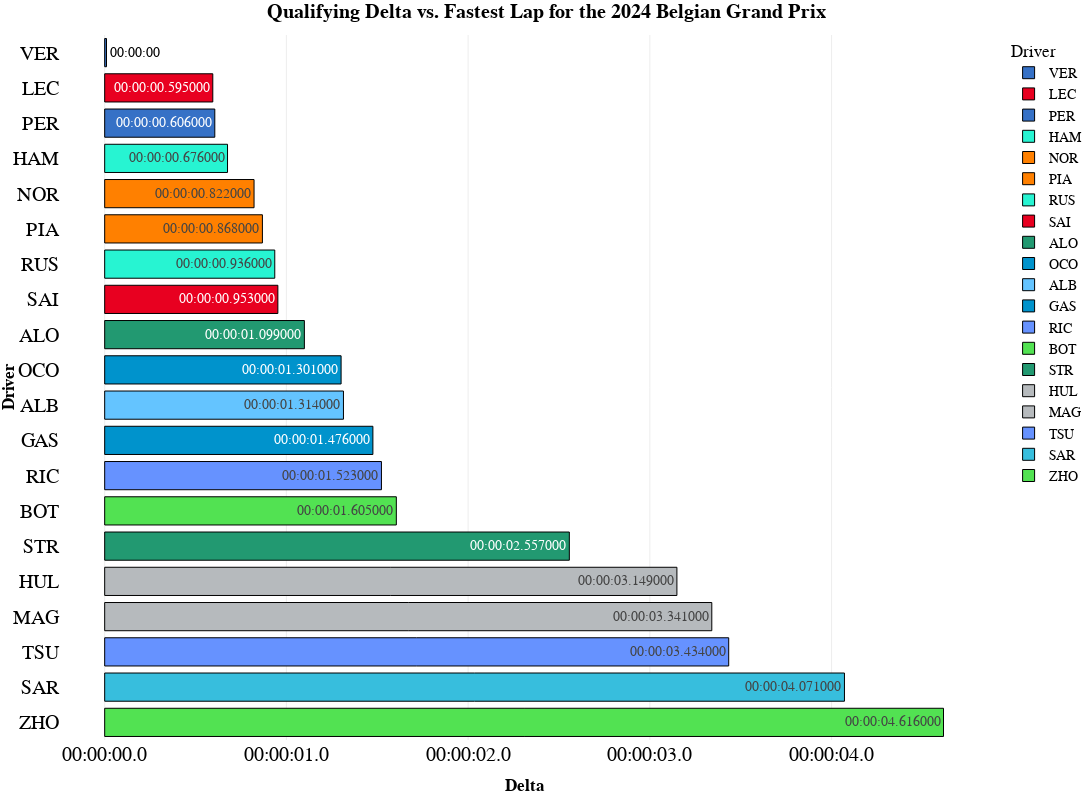

The notebook cell this image was saved under:
### Code cell
fig=px.bar(
    track_fastest,
    y="Driver",
    x='LapTimeDelta',
    text='LapTimeDelta2',
    orientation='h',
    color='Driver',
    template="presentation",
    hover_data=['Team', 'Year', 'GP','LapTime', 'LapNumber','Sector1Time', 'Sector2Time', 'Sector3Time',
       'Compound', 'TyreLife', 'FreshTyre'],
    title="<b>Qualifying Delta vs. Fastest Lap for the {} {}</b>".format(year,gp),
    height=800, 
    width=1200,

color_discrete_map={
                 "ALB": "#64C4FF",
                 "ALO": "#229971",
                 "BOT": "#52e252",
                 "GAS": "#0093cc",
                 "HAM": "#27F4D2",
                 "HUL": "#B6BABD",
                 "LEC": "#E80020",
                 "MAG": "#B6BABD",
                 "NOR": "#FF8000",
                 "OCO": "#0093cc",
                 "PER": "#3671C6",
                 "PIA": "#FF8000",
                 "RIC": "#6692FF",
                 "RUS": "#27F4D2",
                 "SAI": "#E80020",
                 "SAR": "#37BEDD",
                 "STR": "#229971",
                 "TSU": "#6692FF",
                 "VER": "#3671C6",
                 "ZHO": "#52e252"
                 }
)
fig.update_layout(
    yaxis = dict(tickfont = dict(size=20)),
    xaxis = dict(tickfont = dict(size=20)),

    xaxis_title="<b>Delta</b>",
    yaxis_title="<b>Driver</b>",
    title_font_family="<b>PT Sans Narrow</b>",

)

fig.update_layout(xaxis_tickformat='%H:%M:%S.%f')

fig.update_traces(marker_line_width=1,marker_line_color="BLACK")

fig.update_layout(yaxis={'categoryorder':'total descending'})

fig.update_traces(textposition='auto')

fig.update_layout(
    title_x=0.5,
    hoverlabel=dict(
        bgcolor="white",
        font_size=16,
        font_family="PT Sans Narrow"
    ),
    yaxis = dict(tickfont = dict(size=20)),
    xaxis = dict(tickfont = dict(size=20)),
    font=dict(
        family="PT Sans Narrow",
        size=14,
        color="Black"
    ),
    title_font_family="PT Sans Narrow",
    margin=dict(l=60, r=5, t=35, b=60),
)
fig.show()

### Figure 1 — Plotly figure (JSON) as saved in the notebook; plotly's stock layout.template omitted (floating-point values rounded to 4 significant figures)
{"data": [{"alignmentgroup": "True", "customdata": [["Red Bull Racing", 2024, "Belgian Grand Prix", "0 days 00:01:53.159000", 17, "0 days 00:00:31.998000", "0 days 00:00:50.837000", "0 days 00:00:30.324000", "INTERMEDIATE", 2, "True"]], "hovertemplate": "Driver=%{y}<br>LapTimeDelta=%{x}<br>LapTimeDelta2=%{text}<br>Team=%{customdata[0]}<br>Year=%{customdata[1]}<br>GP=%{customdata[2]}<br>LapTime=%{customdata[3]}<br>LapNumber=%{customdata[4]}<br>Sector1Time=%{customdata[5]}<br>Sector2Time=%{customdata[6]}<br>Sector3Time=%{customdata[7]}<br>Compound=%{customdata[8]}<br>TyreLife=%{customdata[9]}<br>FreshTyre=%{customdata[10]}<extra></extra>", "legendgroup": "VER", "marker": {"color": "#3671C6", "line": {"color": "BLACK", "width": 1}, "pattern": {"shape": ""}}, "name": "VER", "offsetgroup": "VER", "orientation": "h", "showlegend": true, "text": ["00:00:00"], "textposition": "auto", "type": "bar", "x": ["1970-01-01T00:00:00.010000"], "xaxis": "x", "y": ["VER"], "yaxis": "y"}, {"alignmentgroup": "True", "customdata": [["Ferrari", 2024, "Belgian Grand Prix", "0 days 00:01:53.754000", 21, "0 days 00:00:32.040000", "0 days 00:00:51.286000", "0 days 00:00:30.428000", "INTERMEDIATE", 2, "True"]], "hovertemplate": "Driver=%{y}<br>LapTimeDelta=%{x}<br>LapTimeDelta2=%{text}<br>Team=%{customdata[0]}<br>Year=%{customdata[1]}<br>GP=%{customdata[2]}<br>LapTime=%{customdata[3]}<br>LapNumber=%{customdata[4]}<br>Sector1Time=%{customdata[5]}<br>Sector2Time=%{customdata[6]}<br>Sector3Time=%{customdata[7]}<br>Compound=%{customdata[8]}<br>TyreLife=%{customdata[9]}<br>FreshTyre=%{customdata[10]}<extra></extra>", "legendgroup": "LEC", "marker": {"color": "#E80020", "line": {"color": "BLACK", "width": 1}, "pattern": {"shape": ""}}, "name": "LEC", "offsetgroup": "LEC", "orientation": "h", "showlegend": true, "text": ["00:00:00.595000"], "textposition": "auto", "type": "bar", "x": ["1970-01-01T00:00:00.595000"], "xaxis": "x", "y": ["LEC"], "yaxis": "y"}, {"alignmentgroup": "True", "customdata": [["Red Bull Racing", 2024, "Belgian Grand Prix", "0 days 00:01:53.765000", 18, "0 days 00:00:32.216000", "0 days 00:00:51.068000", "0 days 00:00:30.481000", "INTERMEDIATE", 5, "False"]], "hovertemplate": "Driver=%{y}<br>LapTimeDelta=%{x}<br>LapTimeDelta2=%{text}<br>Team=%{customdata[0]}<br>Year=%{customdata[1]}<br>GP=%{customdata[2]}<br>LapTime=%{customdata[3]}<br>LapNumber=%{customdata[4]}<br>Sector1Time=%{customdata[5]}<br>Sector2Time=%{customdata[6]}<br>Sector3Time=%{customdata[7]}<br>Compound=%{customdata[8]}<br>TyreLife=%{customdata[9]}<br>FreshTyre=%{customdata[10]}<extra></extra>", "legendgroup": "PER", "marker": {"color": "#3671C6", "line": {"color": "BLACK", "width": 1}, "pattern": {"shape": ""}}, "name": "PER", "offsetgroup": "PER", "orientation": "h", "showlegend": true, "text": ["00:00:00.606000"], "textposition": "auto", "type": "bar", "x": ["1970-01-01T00:00:00.606000"], "xaxis": "x", "y": ["PER"], "yaxis": "y"}, {"alignmentgroup": "True", "customdata": [["Mercedes", 2024, "Belgian Grand Prix", "0 days 00:01:53.835000", 20, "0 days 00:00:32.243000", "0 days 00:00:51.046000", "0 days 00:00:30.546000", "INTERMEDIATE", 4, "True"]], "hovertemplate": "Driver=%{y}<br>LapTimeDelta=%{x}<br>LapTimeDelta2=%{text}<br>Team=%{customdata[0]}<br>Year=%{customdata[1]}<br>GP=%{customdata[2]}<br>LapTime=%{customdata[3]}<br>LapNumber=%{customdata[4]}<br>Sector1Time=%{customdata[5]}<br>Sector2Time=%{customdata[6]}<br>Sector3Time=%{customdata[7]}<br>Compound=%{customdata[8]}<br>TyreLife=%{customdata[9]}<br>FreshTyre=%{customdata[10]}<extra></extra>", "legendgroup": "HAM", "marker": {"color": "#27F4D2", "line": {"color": "BLACK", "width": 1}, "pattern": {"shape": ""}}, "name": "HAM", "offsetgroup": "HAM", "orientation": "h", "showlegend": true, "text": ["00:00:00.676000"], "textposition": "auto", "type": "bar", "x": ["1970-01-01T00:00:00.676000"], "xaxis": "x", "y": ["HAM"], "yaxis": "y"}, {"alignmentgroup": "True", "customdata": [["McLaren", 2024, "Belgian Grand Prix", "0 days 00:01:53.981000", 22, "0 days 00:00:32.013000", "0 days 00:00:51.527000", "0 days 00:00:30.441000", "INTERMEDIATE", 4, "True"]], "hovertemplate": "Driver=%{y}<br>LapTimeDelta=%{x}<br>LapTimeDelta2=%{text}<br>Team=%{customdata[0]}<br>Year=%{customdata[1]}<br>GP=%{customdata[2]}<br>LapTime=%{customdata[3]}<br>LapNumber=%{customdata[4]}<br>Sector1Time=%{customdata[5]}<br>Sector2Time=%{customdata[6]}<br>Sector3Time=%{customdata[7]}<br>Compound=%{customdata[8]}<br>TyreLife=%{customdata[9]}<br>FreshTyre=%{customdata[10]}<extra></extra>", "legendgroup": "NOR", "marker": {"color": "#FF8000", "line": {"color": "BLACK", "width": 1}, "pattern": {"shape": ""}}, "name": "NOR", "offsetgroup": "NOR", "orientation": "h", "showlegend": true, "text": ["00:00:00.822000"], "textposition": "auto", "type": "bar", "x": ["1970-01-01T00:00:00.822000"], "xaxis": "x", "y": ["NOR"], "yaxis": "y"}, {"alignmentgroup": "True", "customdata": [["McLaren", 2024, "Belgian Grand Prix", "0 days 00:01:54.027000", 18, "0 days 00:00:32.104000", "0 days 00:00:51.517000", "0 days 00:00:30.406000", "INTERMEDIATE", 2, "True"]], "hovertemplate": "Driver=%{y}<br>LapTimeDelta=%{x}<br>LapTimeDelta2=%{text}<br>Team=%{customdata[0]}<br>Year=%{customdata[1]}<br>GP=%{customdata[2]}<br>LapTime=%{customdata[3]}<br>LapNumber=%{customdata[4]}<br>Sector1Time=%{customdata[5]}<br>Sector2Time=%{customdata[6]}<br>Sector3Time=%{customdata[7]}<br>Compound=%{customdata[8]}<br>TyreLife=%{customdata[9]}<br>FreshTyre=%{customdata[10]}<extra></extra>", "legendgroup": "PIA", "marker": {"color": "#FF8000", "line": {"color": "BLACK", "width": 1}, "pattern": {"shape": ""}}, "name": "PIA", "offsetgroup": "PIA", "orientation": "h", "showlegend": true, "text": ["00:00:00.868000"], "textposition": "auto", "type": "bar", "x": ["1970-01-01T00:00:00.868000"], "xaxis": "x", "y": ["PIA"], "yaxis": "y"}, {"alignmentgroup": "True", "customdata": [["Mercedes", 2024, "Belgian Grand Prix", "0 days 00:01:54.095000", 15, "0 days 00:00:32.099000", "0 days 00:00:51.334000", "0 days 00:00:30.662000", "INTERMEDIATE", 4, "True"]], "hovertemplate": "Driver=%{y}<br>LapTimeDelta=%{x}<br>LapTimeDelta2=%{text}<br>Team=%{customdata[0]}<br>Year=%{customdata[1]}<br>GP=%{customdata[2]}<br>LapTime=%{customdata[3]}<br>LapNumber=%{customdata[4]}<br>Sector1Time=%{customdata[5]}<br>Sector2Time=%{customdata[6]}<br>Sector3Time=%{customdata[7]}<br>Compound=%{customdata[8]}<br>TyreLife=%{customdata[9]}<br>FreshTyre=%{customdata[10]}<extra></extra>", "legendgroup": "RUS", "marker": {"color": "#27F4D2", "line": {"color": "BLACK", "width": 1}, "pattern": {"shape": ""}}, "name": "RUS", "offsetgroup": "RUS", "orientation": "h", "showlegend": true, "text": ["00:00:00.936000"], "textposition": "auto", "type": "bar", "x": ["1970-01-01T00:00:00.936000"], "xaxis": "x", "y": ["RUS"], "yaxis": "y"}, {"alignmentgroup": "True", "customdata": [["Ferrari", 2024, "Belgian Grand Prix", "0 days 00:01:54.112000", 16, "0 days 00:00:32.141000", "0 days 00:00:51.513000", "0 days 00:00:30.458000", "INTERMEDIATE", 4, "True"]], "hovertemplate": "Driver=%{y}<br>LapTimeDelta=%{x}<br>LapTimeDelta2=%{text}<br>Team=%{customdata[0]}<br>Year=%{customdata[1]}<br>GP=%{customdata[2]}<br>LapTime=%{customdata[3]}<br>LapNumber=%{customdata[4]}<br>Sector1Time=%{customdata[5]}<br>Sector2Time=%{customdata[6]}<br>Sector3Time=%{customdata[7]}<br>Compound=%{customdata[8]}<br>TyreLife=%{customdata[9]}<br>FreshTyre=%{customdata[10]}<extra></extra>", "legendgroup": "SAI", "marker": {"color": "#E80020", "line": {"color": "BLACK", "width": 1}, "pattern": {"shape": ""}}, "name": "SAI", "offsetgroup": "SAI", "orientation": "h", "showlegend": true, "text": ["00:00:00.953000"], "textposition": "auto", "type": "bar", "x": ["1970-01-01T00:00:00.953000"], "xaxis": "x", "y": ["SAI"], "yaxis": "y"}, {"alignmentgroup": "True", "customdata": [["Aston Martin", 2024, "Belgian Grand Prix", "0 days 00:01:54.258000", 16, "0 days 00:00:32.290000", "0 days 00:00:51.425000", "0 days 00:00:30.543000", "INTERMEDIATE", 2, "True"]], "hovertemplate": "Driver=%{y}<br>LapTimeDelta=%{x}<br>LapTimeDelta2=%{text}<br>Team=%{customdata[0]}<br>Year=%{customdata[1]}<br>GP=%{customdata[2]}<br>LapTime=%{customdata[3]}<br>LapNumber=%{customdata[4]}<br>Sector1Time=%{customdata[5]}<br>Sector2Time=%{customdata[6]}<br>Sector3Time=%{customdata[7]}<br>Compound=%{customdata[8]}<br>TyreLife=%{customdata[9]}<br>FreshTyre=%{customdata[10]}<extra></extra>", "legendgroup": "ALO", "marker": {"color": "#229971", "line": {"color": "BLACK", "width": 1}, "pattern": {"shape": ""}}, "name": "ALO", "offsetgroup": "ALO", "orientation": "h", "showlegend": true, "text": ["00:00:01.099000"], "textposition": "auto", "type": "bar", "x": ["1970-01-01T00:00:01.099000"], "xaxis": "x", "y": ["ALO"], "yaxis": "y"}, {"alignmentgroup": "True", "customdata": [["Alpine", 2024, "Belgian Grand Prix", "0 days 00:01:54.460000", 16, "0 days 00:00:31.905000", "0 days 00:00:51.947000", "0 days 00:00:30.608000", "INTERMEDIATE", 2, "True"]], "hovertemplate": "Driver=%{y}<br>LapTimeDelta=%{x}<br>LapTimeDelta2=%{text}<br>Team=%{customdata[0]}<br>Year=%{customdata[1]}<br>GP=%{customdata[2]}<br>LapTime=%{customdata[3]}<br>LapNumber=%{customdata[4]}<br>Sector1Time=%{customdata[5]}<br>Sector2Time=%{customdata[6]}<br>Sector3Time=%{customdata[7]}<br>Compound=%{customdata[8]}<br>TyreLife=%{customdata[9]}<br>FreshTyre=%{customdata[10]}<extra></extra>", "legendgroup": "OCO", "marker": {"color": "#0093cc", "line": {"color": "BLACK", "width": 1}, "pattern": {"shape": ""}}, "name": "OCO", "offsetgroup": "OCO", "orientation": "h", "showlegend": true, "text": ["00:00:01.301000"], "textposition": "auto", "type": "bar", "x": ["1970-01-01T00:00:01.301000"], "xaxis": "x", "y": ["OCO"], "yaxis": "y"}, {"alignmentgroup": "True", "customdata": [["Williams", 2024, "Belgian Grand Prix", "0 days 00:01:54.473000", 15, "0 days 00:00:32.171000", "0 days 00:00:51.859000", "0 days 00:00:30.443000", "INTERMEDIATE", 2, "True"]], "hovertemplate": "Driver=%{y}<br>LapTimeDelta=%{x}<br>LapTimeDelta2=%{text}<br>Team=%{customdata[0]}<br>Year=%{customdata[1]}<br>GP=%{customdata[2]}<br>LapTime=%{customdata[3]}<br>LapNumber=%{customdata[4]}<br>Sector1Time=%{customdata[5]}<br>Sector2Time=%{customdata[6]}<br>Sector3Time=%{customdata[7]}<br>Compound=%{customdata[8]}<br>TyreLife=%{customdata[9]}<br>FreshTyre=%{customdata[10]}<extra></extra>", "legendgroup": "ALB", "marker": {"color": "#64C4FF", "line": {"color": "BLACK", "width": 1}, "pattern": {"shape": ""}}, "name": "ALB", "offsetgroup": "ALB", "orientation": "h", "showlegend": true, "text": ["00:00:01.314000"], "textposition": "auto", "type": "bar", "x": ["1970-01-01T00:00:01.314000"], "xaxis": "x", "y": ["ALB"], "yaxis": "y"}, {"alignmentgroup": "True", "customdata": [["Alpine", 2024, "Belgian Grand Prix", "0 days 00:01:54.635000", 16, "0 days 00:00:32.278000", "0 days 00:00:51.707000", "0 days 00:00:30.650000", "INTERMEDIATE", 2, "True"]], "hovertemplate": "Driver=%{y}<br>LapTimeDelta=%{x}<br>LapTimeDelta2=%{text}<br>Team=%{customdata[0]}<br>Year=%{customdata[1]}<br>GP=%{customdata[2]}<br>LapTime=%{customdata[3]}<br>LapNumber=%{customdata[4]}<br>Sector1Time=%{customdata[5]}<br>Sector2Time=%{customdata[6]}<br>Sector3Time=%{customdata[7]}<br>Compound=%{customdata[8]}<br>TyreLife=%{customdata[9]}<br>FreshTyre=%{customdata[10]}<extra></extra>", "legendgroup": "GAS", "marker": {"color": "#0093cc", "line": {"color": "BLACK", "width": 1}, "pattern": {"shape": ""}}, "name": "GAS", "offsetgroup": "GAS", "orientation": "h", "showlegend": true, "text": ["00:00:01.476000"], "textposition": "auto", "type": "bar", "x": ["1970-01-01T00:00:01.476000"], "xaxis": "x", "y": ["GAS"], "yaxis": "y"}, {"alignmentgroup": "True", "customdata": [["RB", 2024, "Belgian Grand Prix", "0 days 00:01:54.682000", 13, "0 days 00:00:32.178000", "0 days 00:00:52.088000", "0 days 00:00:30.416000", "INTERMEDIATE", 2, "True"]], "hovertemplate": "Driver=%{y}<br>LapTimeDelta=%{x}<br>LapTimeDelta2=%{text}<br>Team=%{customdata[0]}<br>Year=%{customdata[1]}<br>GP=%{customdata[2]}<br>LapTime=%{customdata[3]}<br>LapNumber=%{customdata[4]}<br>Sector1Time=%{customdata[5]}<br>Sector2Time=%{customdata[6]}<br>Sector3Time=%{customdata[7]}<br>Compound=%{customdata[8]}<br>TyreLife=%{customdata[9]}<br>FreshTyre=%{customdata[10]}<extra></extra>", "legendgroup": "RIC", "marker": {"color": "#6692FF", "line": {"color": "BLACK", "width": 1}, "pattern": {"shape": ""}}, "name": "RIC", "offsetgroup": "RIC", "orientation": "h", "showlegend": true, "text": ["00:00:01.523000"], "textposition": "auto", "type": "bar", "x": ["1970-01-01T00:00:01.523000"], "xaxis": "x", "y": ["RIC"], "yaxis": "y"}, {"alignmentgroup": "True", "customdata": [["Kick Sauber", 2024, "Belgian Grand Prix", "0 days 00:01:54.764000", 16, "0 days 00:00:32.241000", "0 days 00:00:51.752000", "0 days 00:00:30.771000", "INTERMEDIATE", 3, "True"]], "hovertemplate": "Driver=%{y}<br>LapTimeDelta=%{x}<br>LapTimeDelta2=%{text}<br>Team=%{customdata[0]}<br>Year=%{customdata[1]}<br>GP=%{customdata[2]}<br>LapTime=%{customdata[3]}<br>LapNumber=%{customdata[4]}<br>Sector1Time=%{customdata[5]}<br>Sector2Time=%{customdata[6]}<br>Sector3Time=%{customdata[7]}<br>Compound=%{customdata[8]}<br>TyreLife=%{customdata[9]}<br>FreshTyre=%{customdata[10]}<extra></extra>", "legendgroup": "BOT", "marker": {"color": "#52e252", "line": {"color": "BLACK", "width": 1}, "pattern": {"shape": ""}}, "name": "BOT", "offsetgroup": "BOT", "orientation": "h", "showlegend": true, "text": ["00:00:01.605000"], "textposition": "auto", "type": "bar", "x": ["1970-01-01T00:00:01.605000"], "xaxis": "x", "y": ["BOT"], "yaxis": "y"}, {"alignmentgroup": "True", "customdata": [["Aston Martin", 2024, "Belgian Grand Prix", "0 days 00:01:55.716000", 15, "0 days 00:00:32.647000", "0 days 00:00:52.417000", "0 days 00:00:30.652000", "INTERMEDIATE", 2, "True"]], "hovertemplate": "Driver=%{y}<br>LapTimeDelta=%{x}<br>LapTimeDelta2=%{text}<br>Team=%{customdata[0]}<br>Year=%{customdata[1]}<br>GP=%{customdata[2]}<br>LapTime=%{customdata[3]}<br>LapNumber=%{customdata[4]}<br>Sector1Time=%{customdata[5]}<br>Sector2Time=%{customdata[6]}<br>Sector3Time=%{customdata[7]}<br>Compound=%{customdata[8]}<br>TyreLife=%{customdata[9]}<br>FreshTyre=%{customdata[10]}<extra></extra>", "legendgroup": "STR", "marker": {"color": "#229971", "line": {"color": "BLACK", "width": 1}, "pattern": {"shape": ""}}, "name": "STR", "offsetgroup": "STR", "orientation": "h", "showlegend": true, "text": ["00:00:02.557000"], "textposition": "auto", "type": "bar", "x": ["1970-01-01T00:00:02.557000"], "xaxis": "x", "y": ["STR"], "yaxis": "y"}, {"alignmentgroup": "True", "customdata": [["Haas F1 Team", 2024, "Belgian Grand Prix", "0 days 00:01:56.308000", 8, "0 days 00:00:32.263000", "0 days 00:00:53.554000", "0 days 00:00:30.491000", "INTERMEDIATE", 2, "True"]], "hovertemplate": "Driver=%{y}<br>LapTimeDelta=%{x}<br>LapTimeDelta2=%{text}<br>Team=%{customdata[0]}<br>Year=%{customdata[1]}<br>GP=%{customdata[2]}<br>LapTime=%{customdata[3]}<br>LapNumber=%{customdata[4]}<br>Sector1Time=%{customdata[5]}<br>Sector2Time=%{customdata[6]}<br>Sector3Time=%{customdata[7]}<br>Compound=%{customdata[8]}<br>TyreLife=%{customdata[9]}<br>FreshTyre=%{customdata[10]}<extra></extra>", "legendgroup": "HUL", "marker": {"color": "#B6BABD", "line": {"color": "BLACK", "width": 1}, "pattern": {"shape": ""}}, "name": "HUL", "offsetgroup": "HUL", "orientation": "h", "showlegend": true, "text": ["00:00:03.149000"], "textposition": "auto", "type": "bar", "x": ["1970-01-01T00:00:03.149000"], "xaxis": "x", "y": ["HUL"], "yaxis": "y"}, {"alignmentgroup": "True", "customdata": [["Haas F1 Team", 2024, "Belgian Grand Prix", "0 days 00:01:56.500000", 8, "0 days 00:00:32.431000", "0 days 00:00:53.468000", "0 days 00:00:30.601000", "INTERMEDIATE", 4, "True"]], "hovertemplate": "Driver=%{y}<br>LapTimeDelta=%{x}<br>LapTimeDelta2=%{text}<br>Team=%{customdata[0]}<br>Year=%{customdata[1]}<br>GP=%{customdata[2]}<br>LapTime=%{customdata[3]}<br>LapNumber=%{customdata[4]}<br>Sector1Time=%{customdata[5]}<br>Sector2Time=%{customdata[6]}<br>Sector3Time=%{customdata[7]}<br>Compound=%{customdata[8]}<br>TyreLife=%{customdata[9]}<br>FreshTyre=%{customdata[10]}<extra></extra>", "legendgroup": "MAG", "marker": {"color": "#B6BABD", "line": {"color": "BLACK", "width": 1}, "pattern": {"shape": ""}}, "name": "MAG", "offsetgroup": "MAG", "orientation": "h", "showlegend": true, "text": ["00:00:03.341000"], "textposition": "auto", "type": "bar", "x": ["1970-01-01T00:00:03.341000"], "xaxis": "x", "y": ["MAG"], "yaxis": "y"}, {"alignmentgroup": "True", "customdata": [["RB", 2024, "Belgian Grand Prix", "0 days 00:01:56.593000", 7, "0 days 00:00:33.296000", "0 days 00:00:52.875000", "0 days 00:00:30.422000", "INTERMEDIATE", 2, "True"]], "hovertemplate": "Driver=%{y}<br>LapTimeDelta=%{x}<br>LapTimeDelta2=%{text}<br>Team=%{customdata[0]}<br>Year=%{customdata[1]}<br>GP=%{customdata[2]}<br>LapTime=%{customdata[3]}<br>LapNumber=%{customdata[4]}<br>Sector1Time=%{customdata[5]}<br>Sector2Time=%{customdata[6]}<br>Sector3Time=%{customdata[7]}<br>Compound=%{customdata[8]}<br>TyreLife=%{customdata[9]}<br>FreshTyre=%{customdata[10]}<extra></extra>", "legendgroup": "TSU", "marker": {"color": "#6692FF", "line": {"color": "BLACK", "width": 1}, "pattern": {"shape": ""}}, "name": "TSU", "offsetgroup": "TSU", "orientation": "h", "showlegend": true, "text": ["00:00:03.434000"], "textposition": "auto", "type": "bar", "x": ["1970-01-01T00:00:03.434000"], "xaxis": "x", "y": ["TSU"], "yaxis": "y"}, {"alignmentgroup": "True", "customdata": [["Williams", 2024, "Belgian Grand Prix", "0 days 00:01:57.230000", 6, "0 days 00:00:32.713000", "0 days 00:00:53.725000", "0 days 00:00:30.792000", "INTERMEDIATE", 2, "True"]], "hovertemplate": "Driver=%{y}<br>LapTimeDelta=%{x}<br>LapTimeDelta2=%{text}<br>Team=%{customdata[0]}<br>Year=%{customdata[1]}<br>GP=%{customdata[2]}<br>LapTime=%{customdata[3]}<br>LapNumber=%{customdata[4]}<br>Sector1Time=%{customdata[5]}<br>Sector2Time=%{customdata[6]}<br>Sector3Time=%{customdata[7]}<br>Compound=%{customdata[8]}<br>TyreLife=%{customdata[9]}<br>FreshTyre=%{customdata[10]}<extra></extra>", "legendgroup": "SAR", "marker": {"color": "#37BEDD", "line": {"color": "BLACK", "width": 1}, "pattern": {"shape": ""}}, "name": "SAR", "offsetgroup": "SAR", "orientation": "h", "showlegend": true, "text": ["00:00:04.071000"], "textposition": "auto", "type": "bar", "x": ["1970-01-01T00:00:04.071000"], "xaxis": "x", "y": ["SAR"], "yaxis": "y"}, {"alignmentgroup": "True", "customdata": [["Kick Sauber", 2024, "Belgian Grand Prix", "0 days 00:01:57.775000", 5, "0 days 00:00:32.484000", "0 days 00:00:54.494000", "0 days 00:00:30.797000", "INTERMEDIATE", 5, "True"]], "hovertemplate": "Driver=%{y}<br>LapTimeDelta=%{x}<br>LapTimeDelta2=%{text}<br>Team=%{customdata[0]}<br>Year=%{customdata[1]}<br>GP=%{customdata[2]}<br>LapTime=%{customdata[3]}<br>LapNumber=%{customdata[4]}<br>Sector1Time=%{customdata[5]}<br>Sector2Time=%{customdata[6]}<br>Sector3Time=%{customdata[7]}<br>Compound=%{customdata[8]}<br>TyreLife=%{customdata[9]}<br>FreshTyre=%{customdata[10]}<extra></extra>", "legendgroup": "ZHO", "marker": {"color": "#52e252", "line": {"color": "BLACK", "width": 1}, "pattern": {"shape": ""}}, "name": "ZHO", "offsetgroup": "ZHO", "orientation": "h", "showlegend": true, "text": ["00:00:04.616000"], "textposition": "auto", "type": "bar", "x": ["1970-01-01T00:00:04.616000"], "xaxis": "x", "y": ["ZHO"], "yaxis": "y"}], "layout": {"barmode": "relative", "font": {"color": "Black", "family": "PT Sans Narrow", "size": 14}, "height": 800, "hoverlabel": {"bgcolor": "white", "font": {"family": "PT Sans Narrow", "size": 16}}, "legend": {"title": {"text": "Driver"}, "tracegroupgap": 0}, "margin": {"b": 60, "l": 60, "r": 5, "t": 35}, "title": {"font": {"family": "PT Sans Narrow"}, "text": "<b>Qualifying Delta vs. Fastest Lap for the 2024 Belgian Grand Prix</b>", "x": 0.5}, "width": 1200, "xaxis": {"anchor": "y", "domain": [0, 1], "tickfont": {"size": 20}, "tickformat": "%H:%M:%S.%f", "title": {"text": "<b>Delta</b>"}}, "yaxis": {"anchor": "x", "categoryarray": ["ZHO", "SAR", "TSU", "MAG", "HUL", "STR", "BOT", "RIC", "GAS", "ALB", "OCO", "ALO", "SAI", "RUS", "PIA", "NOR", "HAM", "PER", "LEC", "VER"], "categoryorder": "total descending", "domain": [0, 1], "tickfont": {"size": 20}, "title": {"text": "<b>Driver</b>"}}}}
